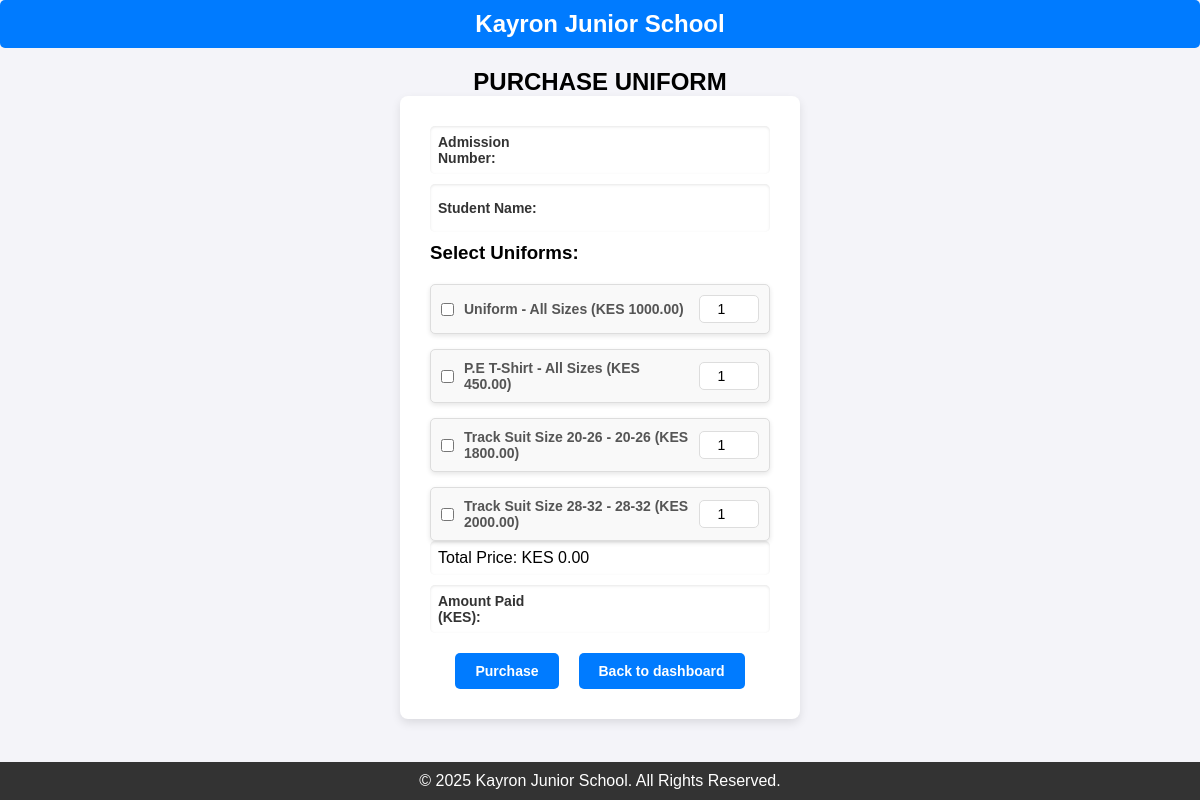
Page /php/process-uniform.php on the earlier database version.
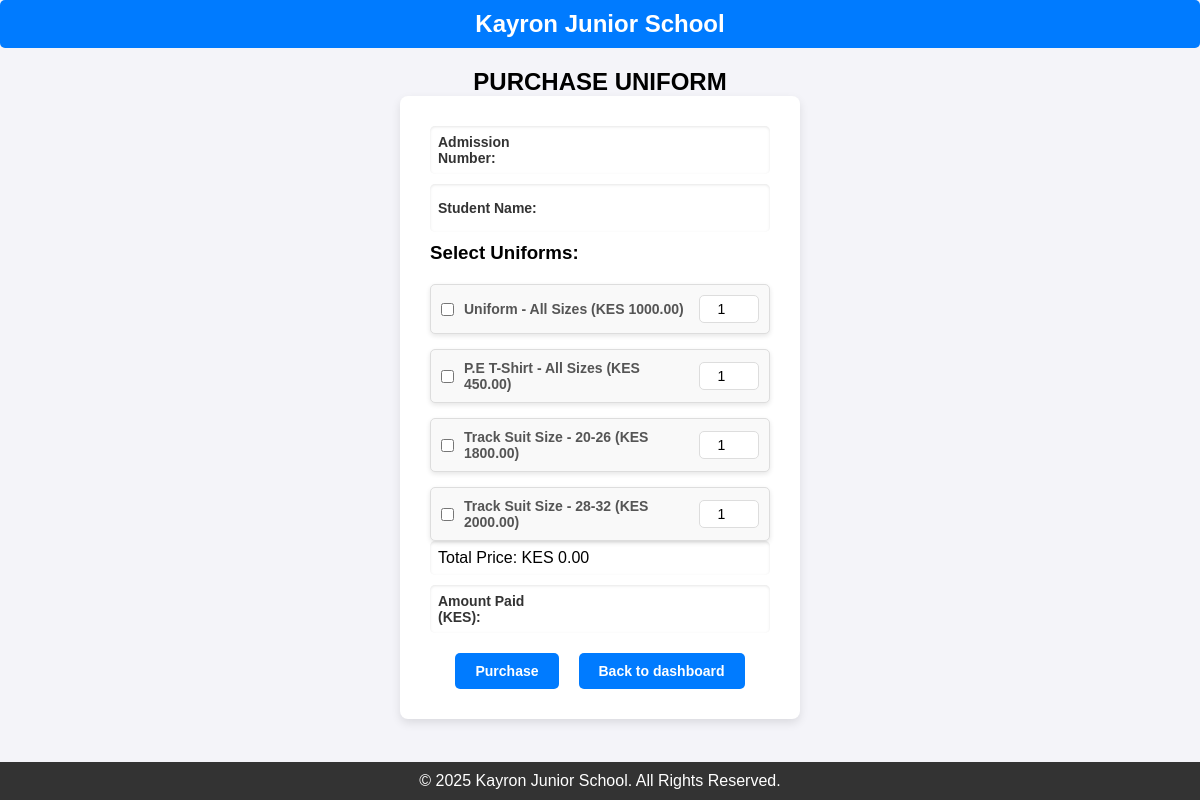
Same page on the later database version.
### tables this page shows
CREATE TABLE uniform_prices (
    id INT AUTO_INCREMENT PRIMARY KEY,
    uniform_type ENUM('Uniform', 'P.E T-Shirt', 'Track Suit Size', 'Track Suit Size') NOT NULL,
    size VARCHAR(10) NOT NULL,
    price DECIMAL(10,2) NOT NULL
);

### php/process-uniform.php (the view, shortened to what this page needs)
<?php
include 'db.php';
?>
<!DOCTYPE html>
<html lang="en">
<head>
    <link rel="stylesheet" href="../style/style.css">
</head>
<body>
    <div class="heading-all">
        <h2 class="title">Kayron Junior School</h2>
    </div>
    <div class="add-heading">
        <h2>Purchase Uniform</h2>
    </div>
    <div class="lunch-form">
        <form action="process-uniform.php" method="POST">
            <div class="form-group">
                <label for="admission_no">Admission Number:</label>
                <input type="text" id="admission_no" name="admission_no" required oninput="fetchStudentName()">
            </div>
            <div class="form-group">
                <label for="name">Student Name:</label>
                <input type="text" id="name" name="name" required >
            </div>
            <h3>Select Uniforms:</h3>
            <div id="uniforms-list">
            <?php
            $stmt = $conn->prepare("SELECT id, uniform_type, size, price FROM uniform_prices");
            $stmt->execute();
            $result = $stmt->get_result();
            while ($uniform = $result->fetch_assoc()):
            ?>
            <div class="uniform-item">
                <label class="uniform-label">
                    <input type="checkbox" name="uniforms[<?= $uniform['id']; ?>]" value="1">
                    <span class="uniform-info"><?= $uniform['uniform_type'] . " - " . $uniform['size'] . " (KES " . $uniform['price'] . ")"; ?></span>
                </label>
                <input type="number" class="quantity" name="uniforms[<?= $uniform['id']; ?>]" data-price="<?= $uniform['price']; ?>" min="1" value="1" onchange="updateTotalPrice()">
            </div>
            <?php endwhile; ?>
            </div>
            <div class="form-group">
                <p id="total_price">Total Price: KES 0.00</p>
            </div>
            <div class="form-group">
                <label for="amount_paid">Amount Paid (KES):</label>
                <input type="number" name="amount_paid" min="0" required>
            </div>
            <div class="button-container">
                <button type="submit" class="add-student-btn">Purchase</button>
                <button type="button" class="add-student-btn"><a href="./dashboard.php">Back to dashboard</a></button>
            </div>
        </form>
    </div>
    <footer class="footer">
        <p>&copy; <?php echo date("Y")?> Kayron Junior School. All Rights Reserved.</p>
    </footer>
</body>
</html>

### style/style.css (style rules this page uses)
* { margin: 0; padding: 0; box-sizing: border-box; font-family: Arial, sans-serif; }
body { font-family: Arial, sans-serif; background-color: #f4f4f9; margin: 0; padding: 0; }
.heading-all { text-align: center; background: #007bff; color: #fff; padding: 10px; margin-bottom: 20px; border-radius: 5px; }
.form-group { flex: 1 1 calc(50% - 10px); display: flex; align-items: center; background: #fff; padding: 8px; border-radius: 5px; box-shadow: inset 0px 1px 3px rgba(0, 0, 0, 0.1); }
.form-group label { display: flex; align-items: center; font-size: 14px; font-weight: bold; color: #333; margin-right: 10px; }
.form-group input, select { flex: 1; padding: 8px; border: none; outline: none; font-size: 14px; font-weight: bold; background: transparent; }
.button-container { display: flex; justify-content: center; gap: 20px; margin-top: 20px; }
.add-student-btn { padding: 10px 20px; font-size: 14px; font-weight: bold; color: white; background: #007bff; border: none; border-radius: 5px; cursor: pointer; transition: 0.3s; display: inline-block; text-align: center; }
.add-student-btn a { text-decoration: none; color: white; }
.add-heading { text-align: center; text-transform: uppercase; font-weight: bold; }
.lunch-form { max-width: 400px; margin: 0 auto; background-color: #fff; padding: 30px; border-radius: 8px; box-shadow: 0 4px 10px rgba(0, 0, 0, 0.1); }
.lunch-form .form-group { flex: 1 1 calc(50% - 10px); display: flex; align-items: center; background: #fff; padding: 8px; border-radius: 5px; box-shadow: inset 0px 1px 3px rgba(0, 0, 0, 0.1); margin-bottom: 10px; }
.footer { margin-top: 10px; text-align: center; padding: 10px; background: #333; color: white; position: fixed; bottom: 0px; width: 100%; }
#uniforms-list { margin-top: 20px; display: flex; flex-direction: column; gap: 15px; }
.uniform-item { display: flex; align-items: center; justify-content: space-between; background-color: #f9f9f9; padding: 10px; border-radius: 5px; border: 1px solid #ddd; box-shadow: 0 2px 5px rgba(0, 0, 0, 0.1); transition: transform 0.2s ease; }
.uniform-label { display: flex; align-items: center; font-size: 14px; color: #333; flex-grow: 1; margin-right: 10px; }
.uniform-label input[type="checkbox"] { margin-right: 10px; }
.uniform-info { font-weight: bold; color: #555; }
.quantity { width: 60px; padding: 5px; font-size: 14px; border: 1px solid #ddd; border-radius: 5px; text-align: center; }

Differences in the rows shown:
changed uniform_prices (number 3 of 4 on the later page): uniform_type "Track Suit Size 20-26" → "Track Suit Size"
changed uniform_prices (number 4 of 4 on the later page): uniform_type "Track Suit Size 28-32" → "Track Suit Size"
